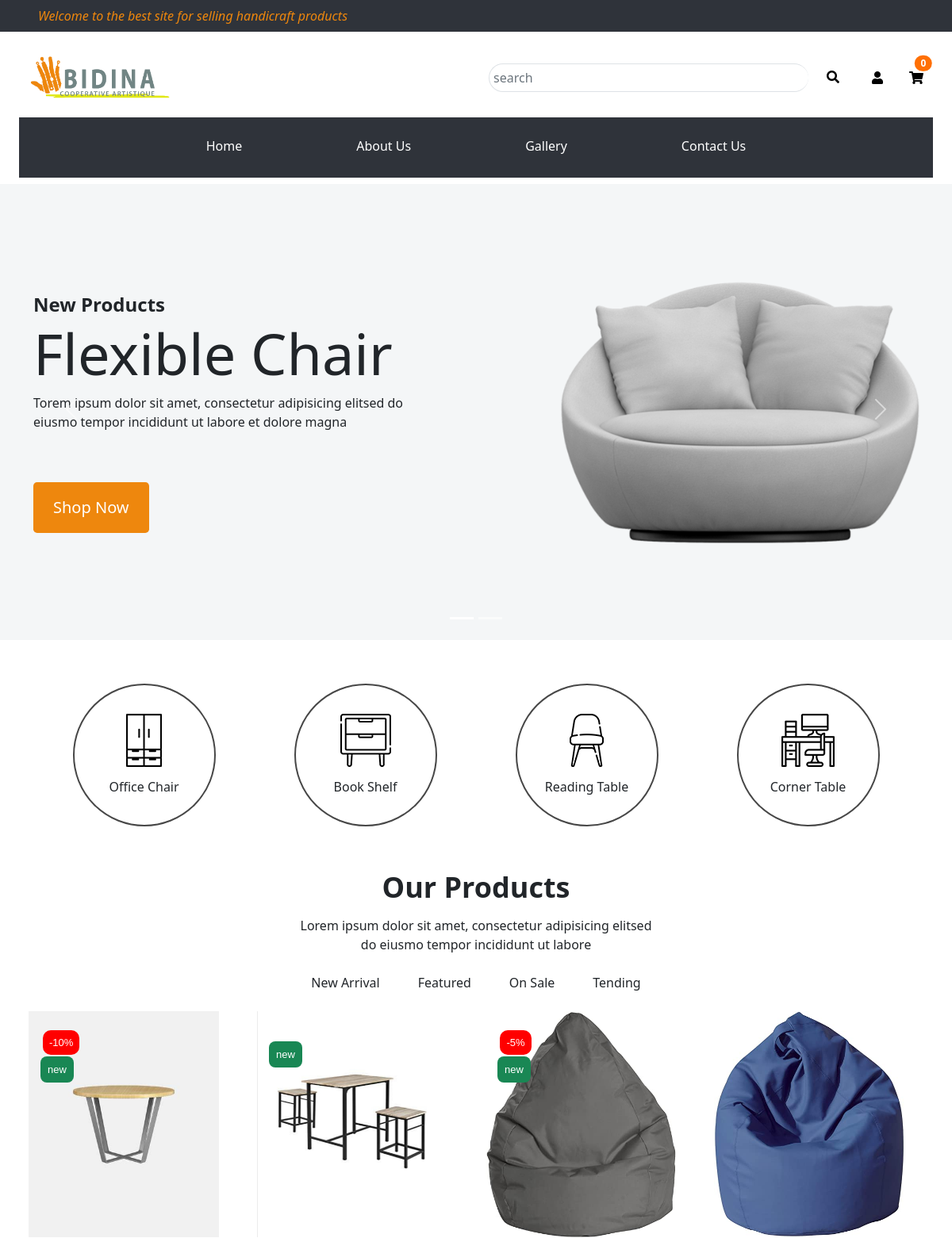
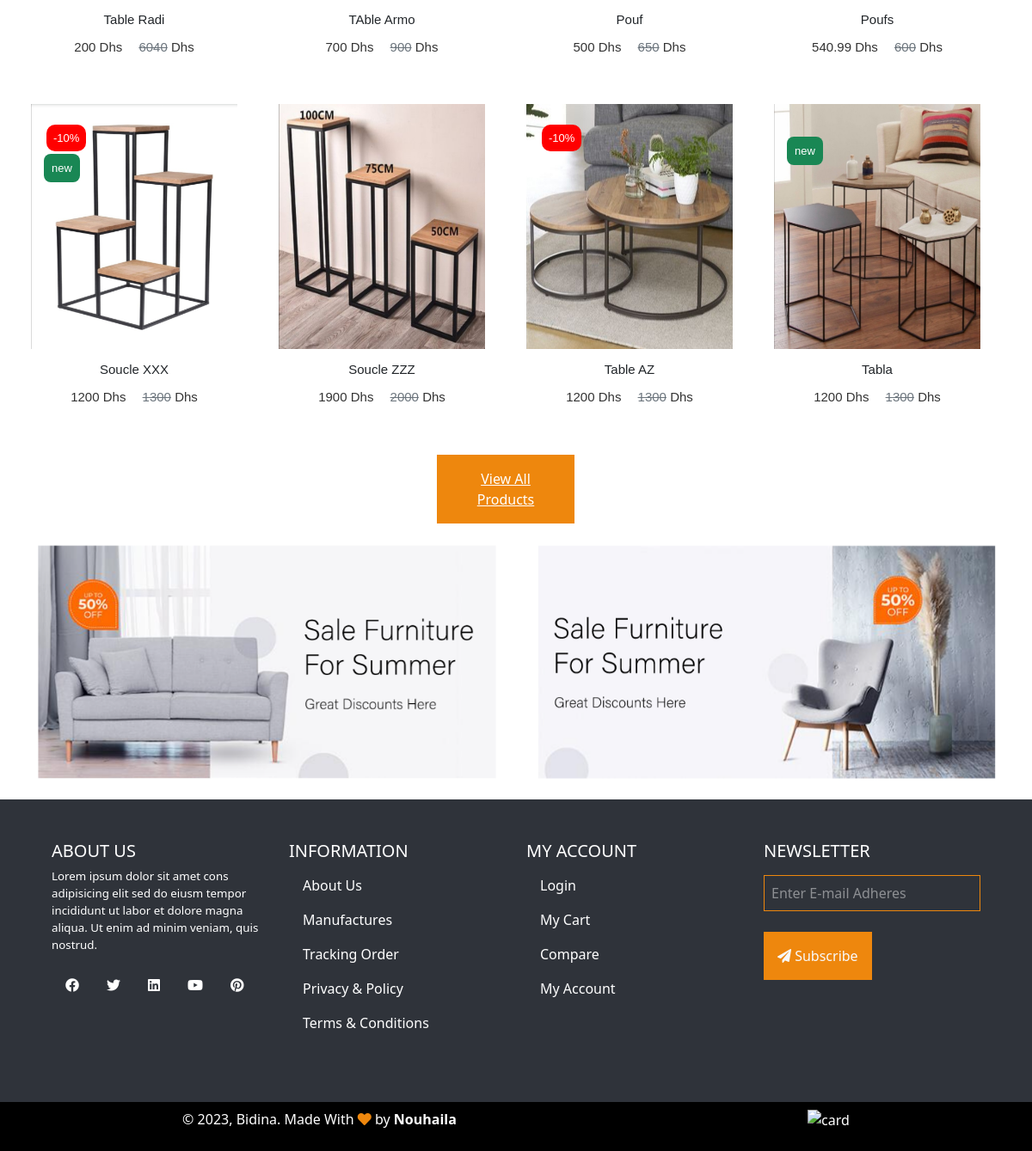
/bidina-project/public/index.php, run on the app's committed database (2 pictures, top to bottom).
### tables this page shows
CREATE TABLE `products` (
  `id_product` int(11) NOT NULL,
  `img` varchar(255) NOT NULL,
  `titre` varchar(255) NOT NULL,
  `sold` varchar(255) NOT NULL,
  `allPrix` varchar(255) NOT NULL,
  `remise` int(255) NOT NULL,
  `new` varchar(255) NOT NULL,
  `categoris` varchar(255) NOT NULL,
  `date_Prod` timestamp NOT NULL DEFAULT current_timestamp()
);

### bidina-project/app/controllers/Pages.php (called while the page is built, shortened)
<?php
class Pages extends Controller
{
  public function __construct()
  {
    $this->prodModel = $this->model('Products');
    $this->panierModel = $this->model('Panier');
  }
  public function index()
  {
    $products = $this->prodModel->affichageProductLimit();
    @$paniers = $this->panierModel->getCountQuantityProdInPanier($_SESSION['user_id']);
    $data = [
      'products' => $products,
      'paniers' => $paniers,
    ];
    $this->view('pages/index', $data);
  }
}

### bidina-project/app/libraries/Core.php (called while the page is built, shortened)
<?php
  class Core {
    protected $currentMethod = 'index';
    public function __construct(){
      $url = $this->getUrl();
      $this->currentController = new $this->currentController;
      $this->params = $url ? array_values($url) : [];
      call_user_func_array([$this->currentController, $this->currentMethod], $this->params);
    }
  }

### bidina-project/public/index.php (called while the page is built, shortened)
<?php
    $init = new Core();

### bidina-project/app/libraries/Database.php (called while the page is built, shortened)
<?php
   class Database{
        private $host = DB_HOST;
        private $user = DB_USER;
        private $pass = DB_PASS;
        private $dbname = DB_NAME;
        private $dbh;
        private $stmt;
        public function __construct(){
            $dsn = 'mysql:host=' . $this -> host . ';dbname=' . $this -> dbname;
            $option = array(
                PDO::ATTR_PERSISTENT => true,
                PDO::ATTR_ERRMODE => PDO::ERRMODE_EXCEPTION
            );
            try{
                $this -> dbh = new PDO($dsn, $this -> user, $this -> pass, $option);
            }
            catch(PDOException $e){
                $this -> error = $e -> getMessage();
                echo $this -> error;
            }
        }
        public function query($sql){
            $this -> stmt = $this -> dbh -> prepare($sql);
        }
        public function resultSet(){
            $this -> stmt -> execute();
            return $this -> stmt -> fetchAll(PDO::FETCH_OBJ);
        }
    }

### bidina-project/app/models/Products.php (called while the page is built, shortened)
<?php
class Products {
    private $db;
    public function __construct()
    {
        $this -> db = new Database;
    }
    public function affichageProductLimit()
    {
        $sql = 'SELECT * FROM `products` LIMIT 8';
        $this -> db -> query($sql);
       return $this -> db -> resultSet();
    }
}

### bidina-project/app/views/pages/index.php (the view, shortened to what this page needs)
<?php require APPROOT . '/views/inc/header.php'; ?>
<?php require APPROOT . '/views/inc/navbar.php'; ?>
<main>
    <div id="carouselExampleIndicators" class="carousel slide d-flex align-items-center" data-bs-ride="carousel">
        <div class="carousel-indicators">
            <button type="button" data-bs-target="#carouselExampleIndicators" data-bs-slide-to="0" class="active" aria-current="true" aria-label="Slide 1"></button>
            <button type="button" data-bs-target="#carouselExampleIndicators" data-bs-slide-to="1" aria-label="Slide 2"></button>
        </div>
        <div class="carousel-inner">
            <div class="carousel-item active">
                <div class="container align-self-center">
                    <div class="row py-5">
                        <div class="col-lg-7 col-md-7 col-sm-7 align-self-center">
                            <div class="hero-slide-content slider-animated-1 animate__animated animate__backInDown">
                                <span class="fw-bold category">New Products</span>
                                <h2 class="title-1">Flexible Chair </h2>
                                <p class="w-75">Torem ipsum dolor sit amet, consectetur adipisicing elitsed do
                                    eiusmo tempor
                                    incididunt ut
                                    labore
                                    et dolore magna</p>
                                <a href="" class="btn btn-lg mt-5">Shop Now</a>
                            </div>
                        </div>
                        <div class="col-lg-5 col-md-5 col-sm-5 animate__animated animate__backInUp">
                            <div class="hero-slide-image">
                                <img class="w-100" src="<?= URLROOT; ?>/img/image-2/slider-2.png" alt="bidina">
                            </div>
                        </div>
                    </div>
                </div>
            </div>
        </div>
        <button class="carousel-control-prev d-none d-lg-block" type="button" data-bs-target="#carouselExampleIndicators" data-bs-slide="prev">
            <span class="carousel-control-prev-icon" aria-hidden="true"></span>
        </button>
        <button class="carousel-control-next d-none d-lg-block" type="button" data-bs-target="#carouselExampleIndicators" data-bs-slide="next">
            <span class="carousel-control-next-icon" aria-hidden="true"></span>
        </button>
    </div>
    <div class="categ d-flex container justify-content-around flex-wrap">
        <div class="cat-item ">
            <div class="item-1">
                <img src="<?= URLROOT; ?>/img//image-2/1.png" alt="">
                <h6 class="py-3">Office Chair</h6>
            </div>
        </div>
        <div class="cat-item">
            <div class="item-1">
                <img src="<?= URLROOT; ?>/img//image-2/2.png" alt="">
                <h6 class="py-3">Book Shelf</h6>
            </div>
        </div>
        <div class="cat-item">
            <div class="item-1">
                <img src="<?= URLROOT; ?>/img//image-2/4.png" alt="">
                <h6 class="py-3">Reading Table</h6>
            </div>
        </div>
        <div class="cat-item">
            <div class="item-1">
                <img src="<?= URLROOT; ?>/img//image-2/5.png" alt="">
                <h6 class="py-3">Corner Table</h6>
            </div>
        </div>
    </div>
    <div class="mool">
        <div class="mool-1 text-center">
            <div class="sc-jlIlqL fFFrZj">
                <h2 class="titre-2">Our Products</h2>
                <p class="para-2">Lorem ipsum dolor sit amet, consectetur adipisicing elitsed do eiusmo tempor
                    incididunt ut labore</p>
            </div>
        </div>
        <div class="prud">
            <ul class="list-group list-group-flush flex-row justify-content-center py-4 list-unstyled">
                <li class=""><a class="text-decoration-none px-1 px-lg-4 px-3 text-dark " aria-current="true" href="#">New Arrival</a></li>
                <li class=""><a class="text-decoration-none px-1 px-lg-4 px-3 text-dark" href="#">Featured</a></li>
                <li class=""><a class="text-decoration-none px-1 px-lg-4 px-3 text-dark" href="#">On Sale</a></li>
                <li class=""><a class="text-decoration-none px-1 px-lg-4 px-3 text-dark" href="#">Tending</a></li>
            </ul>
        </div>
        <div class="row container-fluid">
            <?php
            foreach ($data['products'] as $product) :
            ?>
                <div class="col-md-3 col-sm-6">
                    <div class="product-grid">
                        <div class="product-image">
                            <a href="<?= URLROOT; ?>/productDet/productDet/<?= $product -> id_product ?>" class="image">
                                <img class="img-1" style="width: 240px; height: 285px;" src="<?= URLROOT; ?>/public/img/imgProducts/<?= $product -> img; ?>">
                                <div class="kiaa position-absolute">
                                    <?php if (($product->remise) == '0') { ?>
                                        <span class="remise position-relative d-none"></span>
                                    <?php } else { ?>
                                        <span class="remise position-relative">-<?= $product->remise ?>%</span>
                                    <?php } ?>
                                    <?php if (($product->new) == 'new') { ?>
                                        <span class="position-relative new"><?= $product->new ?></span>
                                    <?php } else { ?>
                                        <span class="position-relative new d-none"></span>
                                    <?php } ?>
                                </div>
                            </a>
                        </div>
                        <div class="product-content">
                            <h2 class="title"><?= $product->titre ?></h2>
                            <div class="price"><?= $product->sold ?> Dhs &emsp;<del class="text-secondary"><?= $product->allPrix ?></del> Dhs</div>
                        </div>
                    </div>
                </div>
            <?php endforeach; ?>
            <a href="<?= URLROOT ?>/pages/viewAll" class="batin view-all p-3 border-0 text-light">View All Products</a>
        </div>
        <div class="container mt-4">
            <div class="raw d-flex flex-column flex-lg-row flex-md-column slider-animated-1">
                <div class="azza animate__animated animate__backInLeft">
                    <a href="#">
                        <img class="phata w-100" src="<?= URLROOT; ?>/img/image-2/Capture.PNG" alt="" srcset="">
                    </a>
                </div>
                <div class="azza animate__animated animate__backInRight">
                    <a href="#">
                        <img class="phata w-100" src="<?= URLROOT; ?>/img/image-2/Capture1.PNG" alt="" srcset="">
                    </a>
                </div>
            </div>
        </div>
</main>
<?php require APPROOT . '/views/inc/footer.php'; ?>

### bidina-project/public/css/style.css (style rules this page uses)
* { box-shadow: none !important; }
h2.title-1 { font-size: 6vw; }
span.category { font-size: 2vw; }
.row.py-5 { padding: 6rem 0 !important; }
a.btn.btn-lg.mt-5 { background: #ee870d; color: #fff; padding: 1rem 1.5rem; box-shadow: inset 0 0 0 0 #2F333A !important; transition: ease-out .4s; }
.item-1 { align-self: center; text-align: center; position: relative; top: 36px; }
.categ { margin: 45px auto; }
.cat-item { width: 180px; height: 180px; border: 2px solid #474747; border-radius: 50%; transition: all 0.3s ease 0s; position: relative; margin: auto; }
.cat-item::after { content: ""; inset: -1px; opacity: 0; z-index: -1; position: absolute; transition: all 0.4s ease 0s; border-radius: 50%; border: 2px dashed rgb(255, 112, 4); }
.carousel-inner { background-color: #dee2e652; }
a.text-light { color: #000 !important; }
.para-2 { max-width: 465px; margin: 0 auto; }
.titre-2 { font-size: calc(1.325rem + .9vw); font-size: 36px; margin-bottom: 15px; font-weight: 700; }
@media (min-width: 992px) { a.text-light { color: rgb(255, 255, 255) !important; } }
@media (min-width: 992px) { .categ { margin: 55px auto; } }
@media (min-width: 992px) { .product-grid { margin-bottom: 30px; } }
a.batin.view-all.p-3.border-0.text-light { text-align: center; width: 10rem; margin: 0 auto; }
.kiaa { inset: 25px; z-index: 9999; width: 50px; height: 30px; padding: 5px; font-size: small; border-radius: 10px; color: #fff; }
.remise { background-color: red !important; width: 50px; height: 30px; padding: 8px; font-size: small; border-radius: 10px; }
span.position-relative.new { background: #198754; padding: 9px; border-radius: 8px; font-size: small; position: absolute; top: 15px; left: -3px; }
.product-grid { font-family: 'Poppins', sans-serif; text-align: center; }
.product-grid .product-image { overflow: hidden; position: relative; }
.product-grid .product-image a.image { display: block; }
.product-grid .product-image img { width: 90%; height: auto; transition: all 0.5s ease 0s; }
.product-grid .product-content { padding: 15px; }
.product-grid .price { color: #333; font-size: 15px; font-weight: 500; margin: 0 0 10px; }
.product-grid .title { font-size: 15px; font-weight: 500; text-transform: capitalize; margin: 0 0 12px; }
.raw { gap: 47px; }
.batin { background-color: #ee870d; transition: all 0.4s ease 0s; }

### data on the page
products: img (picture), remise "10", new "new", titre "Table Radi", sold "200", allPrix "6040"
products: img (picture), new "new", titre "TAble Armo", sold "700", allPrix "900"
products: img (picture), remise "5", new "new", titre "Pouf", sold "500", allPrix "650"
products: img (picture), titre "Poufs", sold "540.99", allPrix "600"
products: img (picture), remise "10", new "new", titre "Soucle XXX", sold "1200", allPrix "1300"
products: img (picture), titre "Soucle ZZZ", sold "1900", allPrix "2000"
products: img (picture), remise "10", titre "Table AZ", sold "1200", allPrix "1300"
products: img (picture), new "new", titre "Tabla", sold "1200", allPrix "1300"

### other printed values
$data['paniers'] "0"
